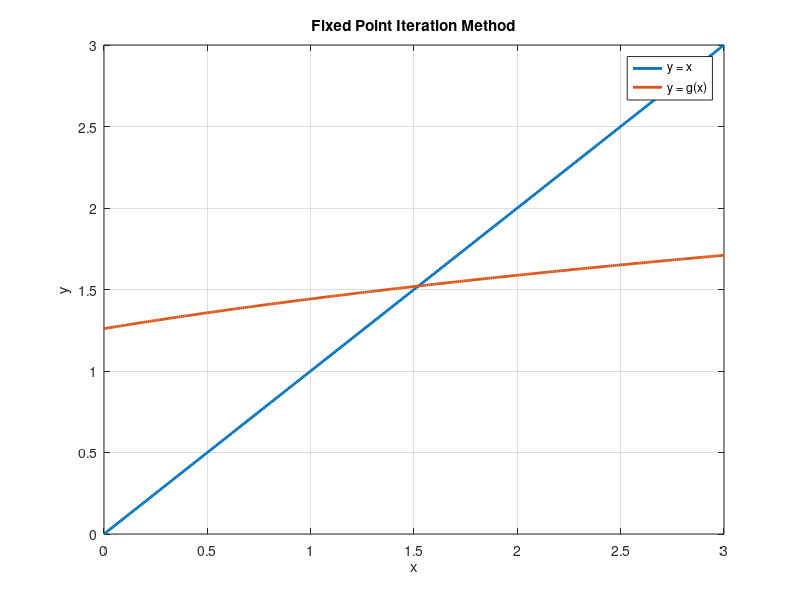

Write the MATLAB code that produced this figure.
% Rearranging
% x^3 - x - 2 = 0
% x^3 = x + 2
% x = (x + 2)^(1/3)

% Define g(x)
g = @(x) (x + 2).^(1/3);

% Initial guess
x0 = input('Enter initial guess: ');

% Tolerance
tol = 1e-6;

iter = 0;

fprintf('Iteration\t x\n')

while true

    x1 = g(x0);

    iter = iter + 1;

    fprintf('%d\t\t %.8f\n', iter, x1)

    if abs(x1-x0) < tol
        break
    end

    x0 = x1;
end

fprintf('Iterations = %d\n',iter)
fprintf('Root = %.6f\n',x1)

% Graph
x = 0:0.01:3;

figure
plot(x, x, 'LineWidth', 2)
hold on
plot(x, g(x), 'LineWidth', 2)

grid on
legend('y = x', 'y = g(x)')
xlabel('x')
ylabel('y')
title('Fixed Point Iteration Method')
